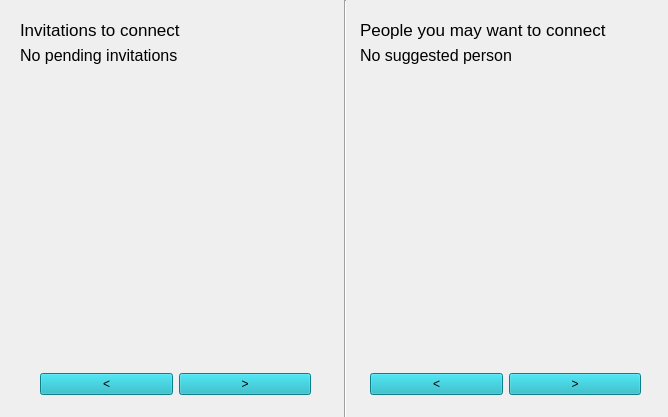
<?xml version="1.0" encoding="UTF-8"?>
<ui version="4.0">
 <class>MyNetwork_Person</class>
 <widget class="QWidget" name="MyNetwork_Person">
  <property name="geometry">
   <rect>
    <x>0</x>
    <y>0</y>
    <width>668</width>
    <height>417</height>
   </rect>
  </property>
  <property name="windowTitle">
   <string>Form</string>
  </property>
  <property name="styleSheet">
   <string notr="true"/>
  </property>
  <widget class="Line" name="line">
   <property name="geometry">
    <rect>
     <x>330</x>
     <y>0</y>
     <width>31</width>
     <height>441</height>
    </rect>
   </property>
   <property name="font">
    <font>
     <pointsize>13</pointsize>
     <bold>false</bold>
    </font>
   </property>
   <property name="styleSheet">
    <string notr="true">border-color: rgb(20,176,191);</string>
   </property>
   <property name="orientation">
    <enum>Qt::Vertical</enum>
   </property>
  </widget>
  <widget class="QWidget" name="layoutWidget">
   <property name="geometry">
    <rect>
     <x>20</x>
     <y>20</y>
     <width>311</width>
     <height>341</height>
    </rect>
   </property>
   <layout class="QVBoxLayout" name="verticalLayout">
    <item>
     <widget class="QLabel" name="label">
      <property name="font">
       <font>
        <pointsize>13</pointsize>
       </font>
      </property>
      <property name="text">
       <string>Invitations to connect</string>
      </property>
     </widget>
    </item>
    <item>
     <widget class="QLabel" name="label_NoInv">
      <property name="font">
       <font>
        <pointsize>12</pointsize>
       </font>
      </property>
      <property name="text">
       <string>No pending invitations</string>
      </property>
     </widget>
    </item>
    <item>
     <widget class="QStackedWidget" name="stackedWidget_Req"/>
    </item>
   </layout>
  </widget>
  <widget class="QWidget" name="layoutWidget">
   <property name="geometry">
    <rect>
     <x>360</x>
     <y>20</y>
     <width>291</width>
     <height>341</height>
    </rect>
   </property>
   <layout class="QVBoxLayout" name="verticalLayout_2">
    <item>
     <widget class="QLabel" name="label_2">
      <property name="font">
       <font>
        <pointsize>13</pointsize>
       </font>
      </property>
      <property name="text">
       <string>People you may want to connect</string>
      </property>
     </widget>
    </item>
    <item>
     <widget class="QLabel" name="label_NoSuggest">
      <property name="font">
       <font>
        <pointsize>12</pointsize>
       </font>
      </property>
      <property name="text">
       <string>No suggested person</string>
      </property>
     </widget>
    </item>
    <item>
     <widget class="QStackedWidget" name="stackedWidget_Sug">
      <property name="currentIndex">
       <number>-1</number>
      </property>
     </widget>
    </item>
   </layout>
  </widget>
  <widget class="QWidget" name="layoutWidget">
   <property name="geometry">
    <rect>
     <x>40</x>
     <y>370</y>
     <width>271</width>
     <height>29</height>
    </rect>
   </property>
   <layout class="QHBoxLayout" name="horizontalLayout">
    <item>
     <widget class="QPushButton" name="pushButton_pevReq">
      <property name="styleSheet">
       <string notr="true">background-color: rgb(20,176,191);
</string>
      </property>
      <property name="text">
       <string>&lt;</string>
      </property>
     </widget>
    </item>
    <item>
     <widget class="QPushButton" name="pushButton_nextReq">
      <property name="styleSheet">
       <string notr="true">background-color: rgb(20,176,191);
</string>
      </property>
      <property name="text">
       <string>&gt;</string>
      </property>
     </widget>
    </item>
   </layout>
  </widget>
  <widget class="QWidget" name="layoutWidget">
   <property name="geometry">
    <rect>
     <x>370</x>
     <y>370</y>
     <width>271</width>
     <height>29</height>
    </rect>
   </property>
   <layout class="QHBoxLayout" name="horizontalLayout_2">
    <item>
     <widget class="QPushButton" name="pushButton_PrevSug">
      <property name="styleSheet">
       <string notr="true">background-color: rgb(20,176,191);
</string>
      </property>
      <property name="text">
       <string>&lt;</string>
      </property>
     </widget>
    </item>
    <item>
     <widget class="QPushButton" name="pushButton_nexSug">
      <property name="styleSheet">
       <string notr="true">background-color: rgb(20,176,191);
</string>
      </property>
      <property name="text">
       <string>&gt;</string>
      </property>
     </widget>
    </item>
   </layout>
  </widget>
 </widget>
 <resources/>
 <connections/>
</ui>
